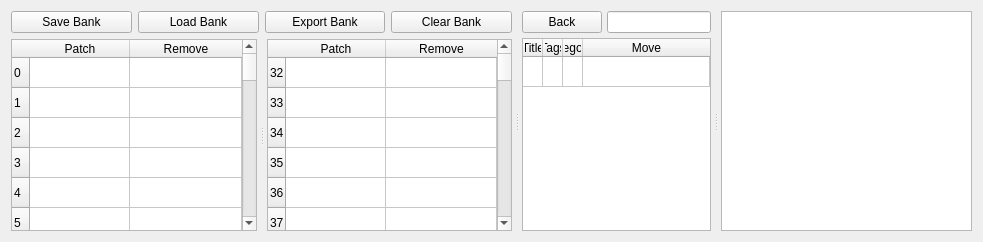
        <widget class="QWidget" name="tab_bank">
         <property name="sizePolicy">
          <sizepolicy hsizetype="Expanding" vsizetype="Expanding">
           <horstretch>0</horstretch>
           <verstretch>0</verstretch>
          </sizepolicy>
         </property>
         <property name="styleSheet">
          <string notr="true"/>
         </property>
         <attribute name="title">
          <string>Banks</string>
         </attribute>
         <attribute name="toolTip">
          <string>Switch to view the Bank creator</string>
         </attribute>
         <layout class="QHBoxLayout" name="horizontalLayout_4">
          <item>
           <widget class="QSplitter" name="splitter_bank">
            <property name="orientation">
             <enum>Qt::Horizontal</enum>
            </property>
            <property name="handleWidth">
             <number>10</number>
            </property>
            <widget class="QWidget" name="layoutWidget_6">
             <layout class="QVBoxLayout" name="verticalLayout">
              <item>
               <layout class="QHBoxLayout" name="horizontalLayout_3">
                <item>
                 <widget class="QPushButton" name="btn_save_bank">
                  <property name="cursor">
                   <cursorShape>PointingHandCursor</cursorShape>
                  </property>
                  <property name="mouseTracking">
                   <bool>true</bool>
                  </property>
                  <property name="toolTip">
                   <string>Click here to save your Bank.</string>
                  </property>
                  <property name="statusTip">
                   <string>Click here to save your Bank.</string>
                  </property>
                  <property name="accessibleName">
                   <string>Save Bank button</string>
                  </property>
                  <property name="accessibleDescription">
                   <string>When clicked, will open a popup asking for a Bank name, which will then be saved such that it can be loaded at a later time.</string>
                  </property>
                  <property name="styleSheet">
                   <string notr="true"/>
                  </property>
                  <property name="text">
                   <string>Save Bank</string>
                  </property>
                 </widget>
                </item>
                <item>
                 <widget class="QPushButton" name="btn_load_bank">
                  <property name="cursor">
                   <cursorShape>PointingHandCursor</cursorShape>
                  </property>
                  <property name="mouseTracking">
                   <bool>true</bool>
                  </property>
                  <property name="toolTip">
                   <string>Click here to load a Bank.</string>
                  </property>
                  <property name="statusTip">
                   <string>Click here to load a Bank.</string>
                  </property>
                  <property name="accessibleName">
                   <string>Load Bank button</string>
                  </property>
                  <property name="accessibleDescription">
                   <string>When clicked, you will be prompted to select a Bank to load that has been created in a previous session using the ZOIA Librarian.</string>
                  </property>
                  <property name="styleSheet">
                   <string notr="true"/>
                  </property>
                  <property name="text">
                   <string>Load Bank</string>
                  </property>
                 </widget>
                </item>
                <item>
                 <widget class="QPushButton" name="btn_export_bank">
                  <property name="cursor">
                   <cursorShape>PointingHandCursor</cursorShape>
                  </property>
                  <property name="mouseTracking">
                   <bool>true</bool>
                  </property>
                  <property name="toolTip">
                   <string>Click here to export a Bank as a folder to your SD card.</string>
                  </property>
                  <property name="statusTip">
                   <string>Click here to export a Bank as a folder to your SD card.</string>
                  </property>
                  <property name="accessibleName">
                   <string>Export Bank button</string>
                  </property>
                  <property name="accessibleDescription">
                   <string>When clicked, will open a popup asking for a Bank name, which will then be saved such that it can be exported to an SD card, should it have been specified previously.</string>
                  </property>
                  <property name="styleSheet">
                   <string notr="true"/>
                  </property>
                  <property name="text">
                   <string>Export Bank</string>
                  </property>
                 </widget>
                </item>
                <item>
                 <widget class="QPushButton" name="btn_clear_bank">
                  <property name="cursor">
                   <cursorShape>PointingHandCursor</cursorShape>
                  </property>
                  <property name="mouseTracking">
                   <bool>true</bool>
                  </property>
                  <property name="toolTip">
                   <string>Click here to clear the bank.</string>
                  </property>
                  <property name="statusTip">
                   <string>Click here to clear the bank.</string>
                  </property>
                  <property name="accessibleName">
                   <string>Clear Bank button</string>
                  </property>
                  <property name="accessibleDescription">
                   <string>When clicked, will clear the current bank table without saving or exporting it.</string>
                  </property>
                  <property name="styleSheet">
                   <string notr="true"/>
                  </property>
                  <property name="text">
                   <string>Clear Bank</string>
                  </property>
                 </widget>
                </item>
               </layout>
              </item>
              <item>
               <widget class="QSplitter" name="splitter_bank_tables">
                <property name="sizePolicy">
                 <sizepolicy hsizetype="Expanding" vsizetype="Expanding">
                  <horstretch>0</horstretch>
                  <verstretch>0</verstretch>
                 </sizepolicy>
                </property>
                <property name="styleSheet">
                 <string notr="true"/>
                </property>
                <property name="orientation">
                 <enum>Qt::Horizontal</enum>
                </property>
                <property name="handleWidth">
                 <number>10</number>
                </property>
                <widget class="QTableWidget" name="table_bank_left">
                 <property name="mouseTracking">
                  <bool>false</bool>
                 </property>
                 <property name="toolTip">
                  <string/>
                 </property>
                 <property name="statusTip">
                  <string>Drag and drop a patch here!</string>
                 </property>
                 <property name="accessibleName">
                  <string>Bank Table left</string>
                 </property>
                 <property name="accessibleDescription">
                  <string>Displays patches that would occupy slots 0-31 on a ZOIA</string>
                 </property>
                 <property name="styleSheet">
                  <string notr="true"/>
                 </property>
                 <property name="editTriggers">
                  <set>QAbstractItemView::NoEditTriggers</set>
                 </property>
                 <property name="dragDropOverwriteMode">
                  <bool>true</bool>
                 </property>
                 <property name="dragDropMode">
                  <enum>QAbstractItemView::DragDrop</enum>
                 </property>
                 <property name="defaultDropAction">
                  <enum>Qt::IgnoreAction</enum>
                 </property>
                 <property name="selectionMode">
                  <enum>QAbstractItemView::ExtendedSelection</enum>
                 </property>
                 <property name="selectionBehavior">
                  <enum>QAbstractItemView::SelectRows</enum>
                 </property>
                 <property name="rowCount">
                  <number>32</number>
                 </property>
                 <property name="columnCount">
                  <number>2</number>
                 </property>
                 <attribute name="horizontalHeaderMinimumSectionSize">
                  <number>10</number>
                 </attribute>
                 <attribute name="horizontalHeaderStretchLastSection">
                  <bool>true</bool>
                 </attribute>
                 <attribute name="verticalHeaderMinimumSectionSize">
                  <number>0</number>
                 </attribute>
                 <row>
                  <property name="text">
                   <string>0</string>
                  </property>
                 </row>
                 <row>
                  <property name="text">
                   <string>1</string>
                  </property>
                 </row>
                 <row>
                  <property name="text">
                   <string>2</string>
                  </property>
                 </row>
                 <row>
                  <property name="text">
                   <string>3</string>
                  </property>
                 </row>
                 <row>
                  <property name="text">
                   <string>4</string>
                  </property>
                 </row>
                 <row>
                  <property name="text">
                   <string>5</string>
                  </property>
                 </row>
                 <row>
                  <property name="text">
                   <string>6</string>
                  </property>
                 </row>
                 <row>
                  <property name="text">
                   <string>7</string>
                  </property>
                 </row>
                 <row>
                  <property name="text">
                   <string>8</string>
                  </property>
                 </row>
                 <row>
                  <property name="text">
                   <string>9</string>
                  </property>
                 </row>
                 <row>
                  <property name="text">
                   <string>10</string>
                  </property>
                 </row>
                 <row>
                  <property name="text">
                   <string>11</string>
                  </property>
                 </row>
                 <row>
                  <property name="text">
                   <string>12</string>
                  </property>
                 </row>
                 <row>
                  <property name="text">
                   <string>13</string>
                  </property>
                 </row>
                 <row>
                  <property name="text">
                   <string>14</string>
                  </property>
                 </row>
                 <row>
                  <property name="text">
                   <string>15</string>
                  </property>
                 </row>
                 <row>
                  <property name="text">
                   <string>16</string>
                  </property>
                 </row>
                 <row>
                  <property name="text">
                   <string>17</string>
                  </property>
                 </row>
                 <row>
                  <property name="text">
                   <string>18</string>
                  </property>
                 </row>
                 <row>
                  <property name="text">
                   <string>19</string>
                  </property>
                 </row>
                 <row>
                  <property name="text">
                   <string>20</string>
                  </property>
                 </row>
                 <row>
                  <property name="text">
                   <string>21</string>
                  </property>
                 </row>
                 <row>
                  <property name="text">
                   <string>22</string>
                  </property>
                 </row>
                 <row>
                  <property name="text">
                   <string>23</string>
                  </property>
                 </row>
                 <row>
                  <property name="text">
                   <string>24</string>
                  </property>
                 </row>
                 <row>
                  <property name="text">
                   <string>25</string>
                  </property>
                 </row>
                 <row>
                  <property name="text">
                   <string>26</string>
                  </property>
                 </row>
                 <row>
                  <property name="text">
                   <string>27</string>
                  </property>
                 </row>
                 <row>
                  <property name="text">
                   <string>28</string>
                  </property>
                 </row>
                 <row>
                  <property name="text">
                   <string>29</string>
                  </property>
                 </row>
                 <row>
                  <property name="text">
                   <string>30</string>
                  </property>
                 </row>
                 <row>
                  <property name="text">
                   <string>31</string>
                  </property>
                 </row>
                 <column>
                  <property name="text">
                   <string>Patch</string>
                  </property>
                 </column>
                 <column>
                  <property name="text">
                   <string>Remove</string>
                  </property>
                 </column>
                </widget>
                <widget class="QTableWidget" name="table_bank_right">
                 <property name="mouseTracking">
                  <bool>false</bool>
                 </property>
                 <property name="toolTip">
                  <string/>
                 </property>
                 <property name="statusTip">
                  <string>Drag and drop a patch here!</string>
                 </property>
                 <property name="accessibleName">
                  <string>Bank table right</string>
                 </property>
                 <property name="accessibleDescription">
                  <string>Displays patches that would occupy slots 32-63 on a ZOIA</string>
                 </property>
                 <property name="styleSheet">
                  <string notr="true"/>
                 </property>
                 <property name="editTriggers">
                  <set>QAbstractItemView::NoEditTriggers</set>
                 </property>
                 <property name="dragDropOverwriteMode">
                  <bool>true</bool>
                 </property>
                 <property name="dragDropMode">
                  <enum>QAbstractItemView::DragDrop</enum>
                 </property>
                 <property name="defaultDropAction">
                  <enum>Qt::IgnoreAction</enum>
                 </property>
                 <property name="selectionMode">
                  <enum>QAbstractItemView::ExtendedSelection</enum>
                 </property>
                 <property name="selectionBehavior">
                  <enum>QAbstractItemView::SelectRows</enum>
                 </property>
                 <property name="rowCount">
                  <number>32</number>
                 </property>
                 <property name="columnCount">
                  <number>2</number>
                 </property>
                 <attribute name="horizontalHeaderMinimumSectionSize">
                  <number>10</number>
                 </attribute>
                 <attribute name="horizontalHeaderStretchLastSection">
                  <bool>true</bool>
                 </attribute>
                 <attribute name="verticalHeaderMinimumSectionSize">
                  <number>0</number>
                 </attribute>
                 <row>
                  <property name="text">
                   <string>32</string>
                  </property>
                 </row>
                 <row>
                  <property name="text">
                   <string>33</string>
                  </property>
                 </row>
                 <row>
                  <property name="text">
                   <string>34</string>
                  </property>
                 </row>
                 <row>
                  <property name="text">
                   <string>35</string>
                  </property>
                 </row>
                 <row>
                  <property name="text">
                   <string>36</string>
                  </property>
                 </row>
                 <row>
                  <property name="text">
                   <string>37</string>
                  </property>
                 </row>
                 <row>
                  <property name="text">
                   <string>38</string>
                  </property>
                 </row>
                 <row>
                  <property name="text">
                   <string>39</string>
                  </property>
                 </row>
                 <row>
                  <property name="text">
                   <string>40</string>
                  </property>
                 </row>
                 <row>
                  <property name="text">
                   <string>41</string>
                  </property>
                 </row>
                 <row>
                  <property name="text">
                   <string>42</string>
                  </property>
                 </row>
                 <row>
                  <property name="text">
                   <string>43</string>
                  </property>
                 </row>
                 <row>
                  <property name="text">
                   <string>44</string>
                  </property>
                 </row>
                 <row>
                  <property name="text">
                   <string>45</string>
                  </property>
                 </row>
                 <row>
                  <property name="text">
                   <string>46</string>
                  </property>
                 </row>
                 <row>
                  <property name="text">
                   <string>47</string>
                  </property>
                 </row>
                 <row>
                  <property name="text">
                   <string>48</string>
                  </property>
                 </row>
                 <row>
                  <property name="text">
                   <string>49</string>
                  </property>
                 </row>
                 <row>
                  <property name="text">
                   <string>50</string>
                  </property>
                 </row>
                 <row>
                  <property name="text">
                   <string>51</string>
                  </property>
                 </row>
                 <row>
                  <property name="text">
                   <string>52</string>
                  </property>
                 </row>
                 <row>
                  <property name="text">
                   <string>53</string>
                  </property>
                 </row>
                 <row>
                  <property name="text">
                   <string>54</string>
                  </property>
                 </row>
                 <row>
                  <property name="text">
                   <string>55</string>
                  </property>
                 </row>
                 <row>
                  <property name="text">
                   <string>56</string>
                  </property>
                 </row>
                 <row>
                  <property name="text">
                   <string>57</string>
                  </property>
                 </row>
                 <row>
                  <property name="text">
                   <string>58</string>
                  </property>
                 </row>
                 <row>
                  <property name="text">
                   <string>59</string>
                  </property>
                 </row>
                 <row>
                  <property name="text">
                   <string>60</string>
                  </property>
                 </row>
                 <row>
                  <property name="text">
                   <string>61</string>
                  </property>
                 </row>
                 <row>
                  <property name="text">
                   <string>62</string>
                  </property>
                 </row>
                 <row>
                  <property name="text">
                   <string>63</string>
                  </property>
                 </row>
                 <column>
                  <property name="text">
                   <string>Patch</string>
                  </property>
                 </column>
                 <column>
                  <property name="text">
                   <string>Remove</string>
                  </property>
                 </column>
                </widget>
               </widget>
              </item>
             </layout>
            </widget>
            <widget class="QWidget" name="layoutWidget_5">
             <layout class="QVBoxLayout" name="verticalLayout_9">
              <property name="spacing">
               <number>5</number>
              </property>
              <item>
               <layout class="QHBoxLayout" name="horizontalLayout_11">
                <item>
                 <widget class="QPushButton" name="back_btn_bank">
                  <property name="cursor">
                   <cursorShape>PointingHandCursor</cursorShape>
                  </property>
                  <property name="mouseTracking">
                   <bool>true</bool>
                  </property>
                  <property name="toolTip">
                   <string>Click here to back to the full patch list.</string>
                  </property>
                  <property name="statusTip">
                   <string>Click here to back to the full patch list.</string>
                  </property>
                  <property name="accessibleName">
                   <string>Back button Bank</string>
                  </property>
                  <property name="accessibleDescription">
                   <string>When clicked, exits out of the Version History for a patch and returns to the full list of patches currently stored in the ZOIA Librarian</string>
                  </property>
                  <property name="styleSheet">
                   <string notr="true"/>
                  </property>
                  <property name="text">
                   <string>Back</string>
                  </property>
                 </widget>
                </item>
                <item>
                 <widget class="QLineEdit" name="searchbar_bank">
                  <property name="toolTip">
                   <string>Type and hit enter/return to search!</string>
                  </property>
                  <property name="statusTip">
                   <string>Type and hit enter/return to search!</string>
                  </property>
                  <property name="whatsThis">
                   <string/>
                  </property>
                  <property name="accessibleName">
                   <string>Banks search bar</string>
                  </property>
                  <property name="accessibleDescription">
                   <string>Searches through the ZOIA patches currently saved in the ZOIA Librarian for any that match what is written in the search query. Hit enter or return to initiate the search.</string>
                  </property>
                  <property name="styleSheet">
                   <string notr="true"/>
                  </property>
                  <property name="inputMask">
                   <string/>
                  </property>
                 </widget>
                </item>
               </layout>
              </item>
              <item>
               <widget class="QTableWidget" name="table_bank_local">
                <property name="toolTip">
                 <string/>
                </property>
                <property name="statusTip">
                 <string>Drag a patch to one of the tables on the left!</string>
                </property>
                <property name="accessibleName">
                 <string>Banks table</string>
                </property>
                <property name="accessibleDescription">
                 <string>Displays all of the patches that have been saved to the ZOIA Librarian</string>
                </property>
                <property name="styleSheet">
                 <string notr="true"/>
                </property>
                <property name="sizeAdjustPolicy">
                 <enum>QAbstractScrollArea::AdjustToContents</enum>
                </property>
                <property name="editTriggers">
                 <set>QAbstractItemView::NoEditTriggers</set>
                </property>
                <property name="dragEnabled">
                 <bool>true</bool>
                </property>
                <property name="dragDropOverwriteMode">
                 <bool>false</bool>
                </property>
                <property name="dragDropMode">
                 <enum>QAbstractItemView::DragOnly</enum>
                </property>
                <property name="selectionMode">
                 <enum>QAbstractItemView::ExtendedSelection</enum>
                </property>
                <property name="selectionBehavior">
                 <enum>QAbstractItemView::SelectRows</enum>
                </property>
                <property name="horizontalScrollMode">
                 <enum>QAbstractItemView::ScrollPerPixel</enum>
                </property>
                <property name="rowCount">
                 <number>1</number>
                </property>
                <property name="columnCount">
                 <number>4</number>
                </property>
                <attribute name="horizontalHeaderCascadingSectionResizes">
                 <bool>true</bool>
                </attribute>
                <attribute name="horizontalHeaderDefaultSectionSize">
                 <number>0</number>
                </attribute>
                <attribute name="horizontalHeaderMinimumSectionSize">
                 <number>0</number>
                </attribute>
                <attribute name="horizontalHeaderStretchLastSection">
                 <bool>true</bool>
                </attribute>
                <attribute name="verticalHeaderVisible">
                 <bool>false</bool>
                </attribute>
                <attribute name="verticalHeaderMinimumSectionSize">
                 <number>0</number>
                </attribute>
                <row/>
                <column>
                 <property name="text">
                  <string>Title</string>
                 </property>
                </column>
                <column>
                 <property name="text">
                  <string>Tags</string>
                 </property>
                </column>
                <column>
                 <property name="text">
                  <string>Categories</string>
                 </property>
                </column>
                <column>
                 <property name="text">
                  <string>Move</string>
                 </property>
                </column>
                <item row="0" column="3">
                 <property name="text">
                  <string/>
                 </property>
                </item>
               </widget>
              </item>
             </layout>
            </widget>
            <widget class="QTextBrowser" name="text_browser_bank">
             <property name="accessibleName">
              <string>Additional Patch Notes Display</string>
             </property>
             <property name="accessibleDescription">
              <string>Displays additional information for a selected patch. This includes the author's name, the like count, the download count, the view count, and a preview link (if it exists)</string>
             </property>
             <property name="styleSheet">
              <string notr="true"/>
             </property>
             <property name="textInteractionFlags">
              <set>Qt::TextBrowserInteraction</set>
             </property>
             <property name="openExternalLinks">
              <bool>true</bool>
             </property>
             <property name="openLinks">
              <bool>true</bool>
             </property>
            </widget>
           </widget>
          </item>
         </layout>
        </widget>
